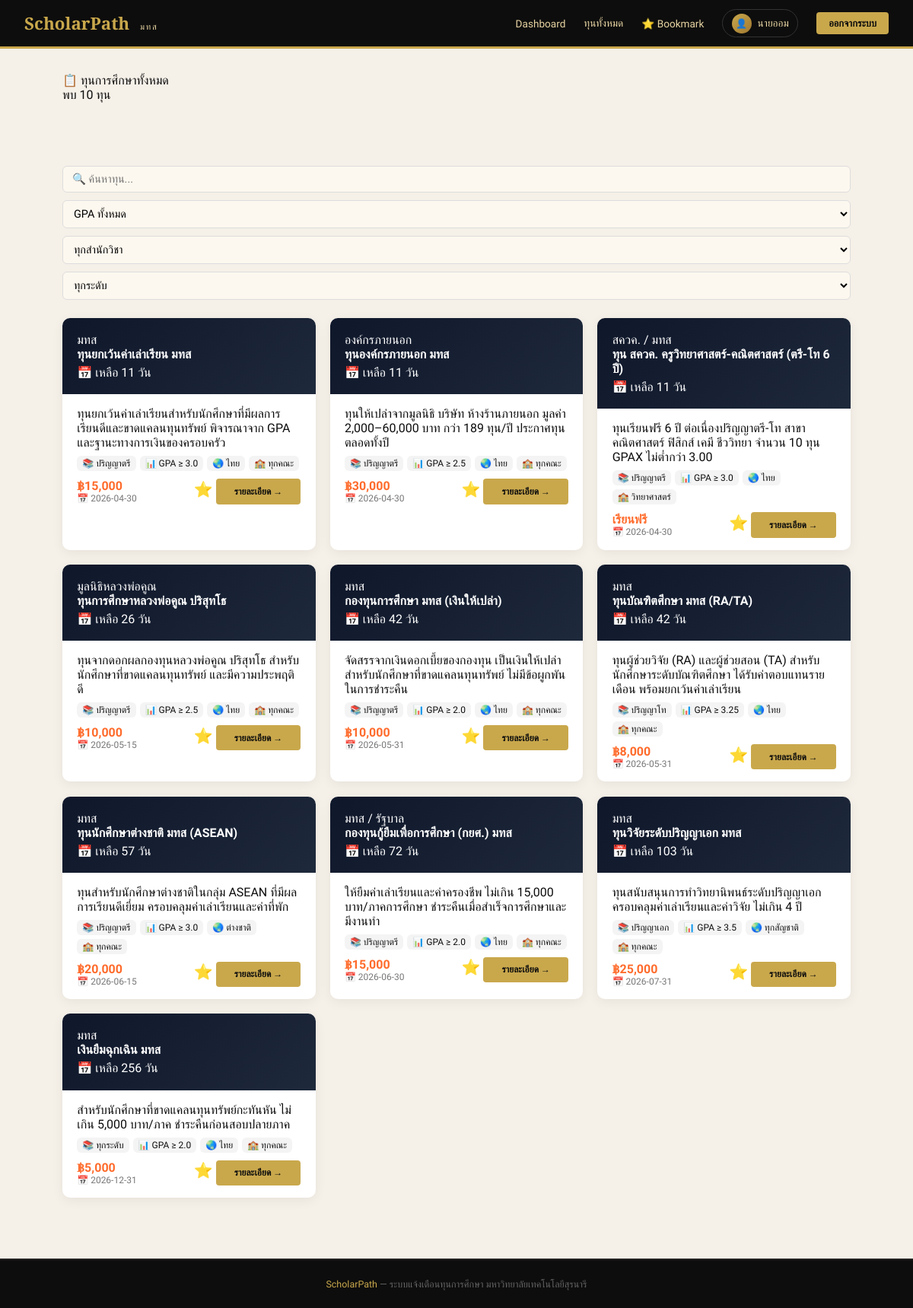
Page /scholarships (signed in) on the committed database.
### tables this page shows
CREATE TABLE scholarships (
            id           INTEGER PRIMARY KEY AUTOINCREMENT,
            title        TEXT NOT NULL,
            description  TEXT,
            source       TEXT,
            amount       REAL,
            min_gpa      REAL DEFAULT 0.0,
            faculty      TEXT DEFAULT 'ทุกคณะ',
            level        TEXT DEFAULT 'ทุกระดับ',
            nationality  TEXT DEFAULT 'ทุกสัญชาติ',
            deadline     TEXT NOT NULL,
            apply_url    TEXT,
            is_active    INTEGER DEFAULT 1,
            created_at   TEXT DEFAULT (datetime('now'))
        );

### app.py (the view)
@app.route("/scholarships")
def scholarships():
    if "student_id" not in session:
        return redirect(url_for("login"))
    conn   = get_connection()
    cursor = conn.cursor()
    cursor.execute("""
        SELECT * FROM scholarships
        WHERE is_active = 1
        AND deadline >= date('now')
        ORDER BY deadline ASC
    """)
    all_scholarships = []
    for s in cursor.fetchall():
        s = dict(s)
        s["days_left"] = get_days_left(s["deadline"])
        all_scholarships.append(s)
    cursor.execute("""
        SELECT scholarship_id FROM bookmarks WHERE student_id = ?
    """, (session["student_id"],))
    bookmarked_ids = {row["scholarship_id"] for row in cursor.fetchall()}
    conn.close()
    return render_template(
        "scholarships.html",
        scholarships=all_scholarships,
        bookmarked_ids=bookmarked_ids
    )

### app.py (called while the page is built)
def get_days_left(deadline_str):
    try:
        deadline = datetime.strptime(deadline_str, "%Y-%m-%d").date()
        return (deadline - date.today()).days
    except Exception:
        return 9999

### database.py (called while the page is built)
def get_connection():
    conn = sqlite3.connect(DB_NAME)
    conn.row_factory = sqlite3.Row
    return conn

### templates/scholarships.html (shortened to what this page needs)
{% extends "base.html" %}
{% block content %}
<div class="hero-banner">
  <div class="container">
    <div class="hero-greeting">📋 ทุนการศึกษาทั้งหมด</div>
    <div class="hero-name">
      พบ <span>{{ scholarships|length }}</span> ทุน
    </div>
  </div>
</div>
<div class="container" style="padding-bottom:2rem;">
  <div class="filter-bar">
    <input type="text" id="searchInput" placeholder="🔍 ค้นหาทุน..." class="filter-input">
    <select id="gpaFilter" class="filter-select">
      <option value="">GPA ทั้งหมด</option>
    </select>
    <select id="facultyFilter" class="filter-select">
      <option value="">ทุกสำนักวิชา</option>
    </select>
    <select id="levelFilter" class="filter-select">
      <option value="">ทุกระดับ</option>
    </select>
  </div>
  <div class="scholarships-grid" id="scholarshipGrid">
    {% for s in scholarships %}
    <div class="s-card" data-title="{{ s.title }}" data-faculty="{{ s.faculty }}" data-level="{{ s.level }}"
      data-gpa="{{ s.min_gpa }}" onclick="goToDetail('{{ s.id }}')">
      <div class="s-card-top">
        <div>{{ s.source }}</div>
        <div class="s-card-title">
          <a href="/scholarship/{{ s.id }}" onclick="event.stopPropagation();">
            {{ s.title }}
          </a>
        </div>
        <div style="margin-top:5px">
          {% if s.days_left <= 1 %} 🚨 พรุ่งนี้หมดเขต {% elif s.days_left <=7 %} ⚠️ เหลือ {{ s.days_left }} วัน {% else
            %} 📅 เหลือ {{ s.days_left }} วัน {% endif %} </div>
        </div>
        <div class="s-card-body">
          <div>{{ s.description }}</div>
          <div class="s-card-tags">
            <span class="s-card-tag">📚 {{ s.level }}</span>
            <span class="s-card-tag">📊 GPA ≥ {{ s.min_gpa }}</span>
            <span class="s-card-tag">🌏 {{ s.nationality }}</span>
            <span class="s-card-tag">🏫 {{ s.faculty }}</span>
          </div>
          <div class="s-card-footer">
            <div>
              {% if s.amount and s.amount > 0 %}
              <div class="s-amount">฿{{ "{:,.0f}".format(s.amount) }}</div>
              {% else %}
              <div class="s-amount">เรียนฟรี</div>
              {% endif %}
              <div style="font-size:12px;color:#777">📅 {{ s.deadline }}</div>
            </div>
            <div>
              <button class="bookmark-btn" onclick="event.stopPropagation(); toggleBookmark(this)">⭐</button>
              <a href="/scholarship/{{ s.id }}" class="btn btn-primary" style="font-size:12px"
                onclick="event.stopPropagation();">
                รายละเอียด →
              </a>
            </div>
          </div>
        </div>
      </div>
      {% endfor %}
    </div>
  </div>
  {% endblock %}

### templates/base.html (style rules this page uses)
:root { --ink: #0d0d0d; --gold: #c9a84c; --gold-light: #e8d5a3; --paper: #f5f0e8; --cream: #fdf8ef; --border: #d4c9a8; --rust: #8b3a2a; --sage: #4a6741; --dark: #1a202c; --dark2: #2d3748; --dark3: #4a5568; --orange: #ff6b2b; --orange-light: #fff3e0; --white: #ffffff; --light: #f7fafc; --text: #2d3748; --text-light: #718096; --radius: 12px; --shadow: 0 10px 25px rgba(0, 0, 0, 0.1); }
* { margin: 0; padding: 0; box-sizing: border-box; }
body { font-family: 'Sarabun', sans-serif; background: var(--paper); color: var(--ink); min-height: 100vh; }
.container { max-width: 1100px; margin: 0 auto; padding: 2rem; }
.btn-primary { background: var(--gold); color: var(--ink); border: none; padding: 0.6rem 1.5rem; font-family: 'Sarabun', sans-serif; font-size: 0.85rem; font-weight: 600; cursor: pointer; text-decoration: none; display: inline-flex; align-items: center; gap: 0.4rem; transition: all 0.2s; border-radius: 4px; }
input, select { width: 100%; padding: 0.7rem 1rem; border: 1.5px solid var(--border); background: var(--cream); font-family: 'Sarabun', sans-serif; font-size: 0.9rem; outline: none; transition: border-color 0.2s; border-radius: 6px; }

### templates/scholarships.html (style rules this page uses)
.filter-bar { display: flex; gap: 10px; margin-top: 20px; flex-wrap: wrap; }
.filter-input { padding: 8px 12px; border-radius: 6px; border: 1px solid #ddd; }
.filter-select { padding: 8px 10px; border-radius: 6px; border: 1px solid #ddd; }
.bookmark-btn { background: none; border: none; font-size: 20px; cursor: pointer; }
.scholarships-grid { display: grid; grid-template-columns: repeat(auto-fill, minmax(330px, 1fr)); gap: 1.2rem; margin-top: 1.5rem; }
.s-card { background: white; border-radius: 10px; overflow: hidden; box-shadow: 0 4px 16px rgba(0, 0, 0, 0.06); transition: 0.3s; cursor: pointer; }
.s-card-top { background: linear-gradient(135deg, #0f172a, #1e293b); padding: 1.2rem; color: white; }
.s-card-title { font-weight: 700; }
.s-card-title a { color: white; text-decoration: none; }
.s-card-body { padding: 1rem 1.2rem; }
.s-card-footer { display: flex; justify-content: space-between; align-items: center; margin-top: 10px; }
.s-card-tags { display: flex; flex-wrap: wrap; gap: 5px; margin-top: 8px; }
.s-card-tag { background: #f4f4f4; padding: 3px 7px; border-radius: 6px; font-size: 12px; }
.s-amount { font-weight: 700; color: #ff6b2b; }

### rows in the picture
scholarships: source "มทส", title "ทุนยกเว้นค่าเล่าเรียน มทส", days_left "11", description "ทุนยกเว้นค่าเล่าเรียนสำหรับนักศึกษาที่มีผลการเรียนดีและขาดแคลนทุนทรัพย์ พิจารณาจาก GPA และฐานะทางการเงินของครอบครัว", level "ปริญญาตรี", min_gpa "3.0", nationality "ไทย", faculty "ทุกคณะ", amount "15,000", deadline "2026-04-30"
scholarships: source "องค์กรภายนอก", title "ทุนองค์กรภายนอก มทส", days_left "11", description "ทุนให้เปล่าจากมูลนิธิ บริษัท ห้างร้านภายนอก มูลค่า 2,000–60,000 บาท กว่า 189 ทุน/ปี ประกาศทุนตลอดทั้งปี", level "ปริญญาตรี", min_gpa "2.5", nationality "ไทย", faculty "ทุกคณะ", amount "30,000", deadline "2026-04-30"
scholarships: source "สควค. / มทส", title "ทุน สควค. ครูวิทยาศาสตร์-คณิตศาสตร์ (ตรี-โท 6 ปี)", days_left "11", description "ทุนเรียนฟรี 6 ปี ต่อเนื่องปริญญาตรี-โท สาขาคณิตศาสตร์ ฟิสิกส์ เคมี ชีววิทยา จำนวน 10 ทุน GPAX ไม่ต่ำกว่า 3.00", level "ปริญญาตรี", min_gpa "3.0", nationality "ไทย", faculty "วิทยาศาสตร์", amount "เรียนฟรี", deadline "2026-04-30"
scholarships: source "มูลนิธิหลวงพ่อคูณ", title "ทุนการศึกษาหลวงพ่อคูณ ปริสุทโธ", days_left "26", description "ทุนจากดอกผลกองทุนหลวงพ่อคูณ ปริสุทโธ สำหรับนักศึกษาที่ขาดแคลนทุนทรัพย์ และมีความประพฤติดี", level "ปริญญาตรี", min_gpa "2.5", nationality "ไทย", faculty "ทุกคณะ", amount "10,000", deadline "2026-05-15"
scholarships: source "มทส", title "กองทุนการศึกษา มทส (เงินให้เปล่า)", days_left "42", description "จัดสรรจากเงินดอกเบี้ยของกองทุน เป็นเงินให้เปล่า สำหรับนักศึกษาที่ขาดแคลนทุนทรัพย์ ไม่มีข้อผูกพันในการชำระคืน", level "ปริญญาตรี", min_gpa "2.0", nationality "ไทย", faculty "ทุกคณะ", amount "10,000", deadline "2026-05-31"
scholarships: source "มทส", title "ทุนบัณฑิตศึกษา มทส (RA/TA)", days_left "42", description "ทุนผู้ช่วยวิจัย (RA) และผู้ช่วยสอน (TA) สำหรับนักศึกษาระดับบัณฑิตศึกษา ได้รับค่าตอบแทนรายเดือน พร้อมยกเว้นค่าเล่าเรียน", level "ปริญญาโท", min_gpa "3.25", nationality "ไทย", faculty "ทุกคณะ", amount "8,000", deadline "2026-05-31"
scholarships: source "มทส", title "ทุนนักศึกษาต่างชาติ มทส (ASEAN)", days_left "57", description "ทุนสำหรับนักศึกษาต่างชาติในกลุ่ม ASEAN ที่มีผลการเรียนดีเยี่ยม ครอบคลุมค่าเล่าเรียนและค่าที่พัก", level "ปริญญาตรี", min_gpa "3.0", nationality "ต่างชาติ", faculty "ทุกคณะ", amount "20,000", deadline "2026-06-15"
scholarships: source "มทส / รัฐบาล", title "กองทุนกู้ยืมเพื่อการศึกษา (กยศ.) มทส", days_left "72", description "ให้ยืมค่าเล่าเรียนและค่าครองชีพ ไม่เกิน 15,000 บาท/ภาคการศึกษา ชำระคืนเมื่อสำเร็จการศึกษาและมีงานทำ", level "ปริญญาตรี", min_gpa "2.0", nationality "ไทย", faculty "ทุกคณะ", amount "15,000", deadline "2026-06-30"
scholarships: source "มทส", title "ทุนวิจัยระดับปริญญาเอก มทส", days_left "103", description "ทุนสนับสนุนการทำวิทยานิพนธ์ระดับปริญญาเอก ครอบคลุมค่าเล่าเรียนและค่าวิจัย ไม่เกิน 4 ปี", level "ปริญญาเอก", min_gpa "3.5", nationality "ทุกสัญชาติ", faculty "ทุกคณะ", amount "25,000", deadline "2026-07-31"
scholarships: source "มทส", title "เงินยืมฉุกเฉิน มทส", days_left "256", description "สำหรับนักศึกษาที่ขาดแคลนทุนทรัพย์กะทันหัน ไม่เกิน 5,000 บาท/ภาค ชำระคืนก่อนสอบปลายภาค", level "ทุกระดับ", min_gpa "2.0", nationality "ไทย", faculty "ทุกคณะ", amount "5,000", deadline "2026-12-31"

### other values in the picture
{{ session.student_name.split()[0] }} "นายออม"
{{ scholarships|length }} "10"
